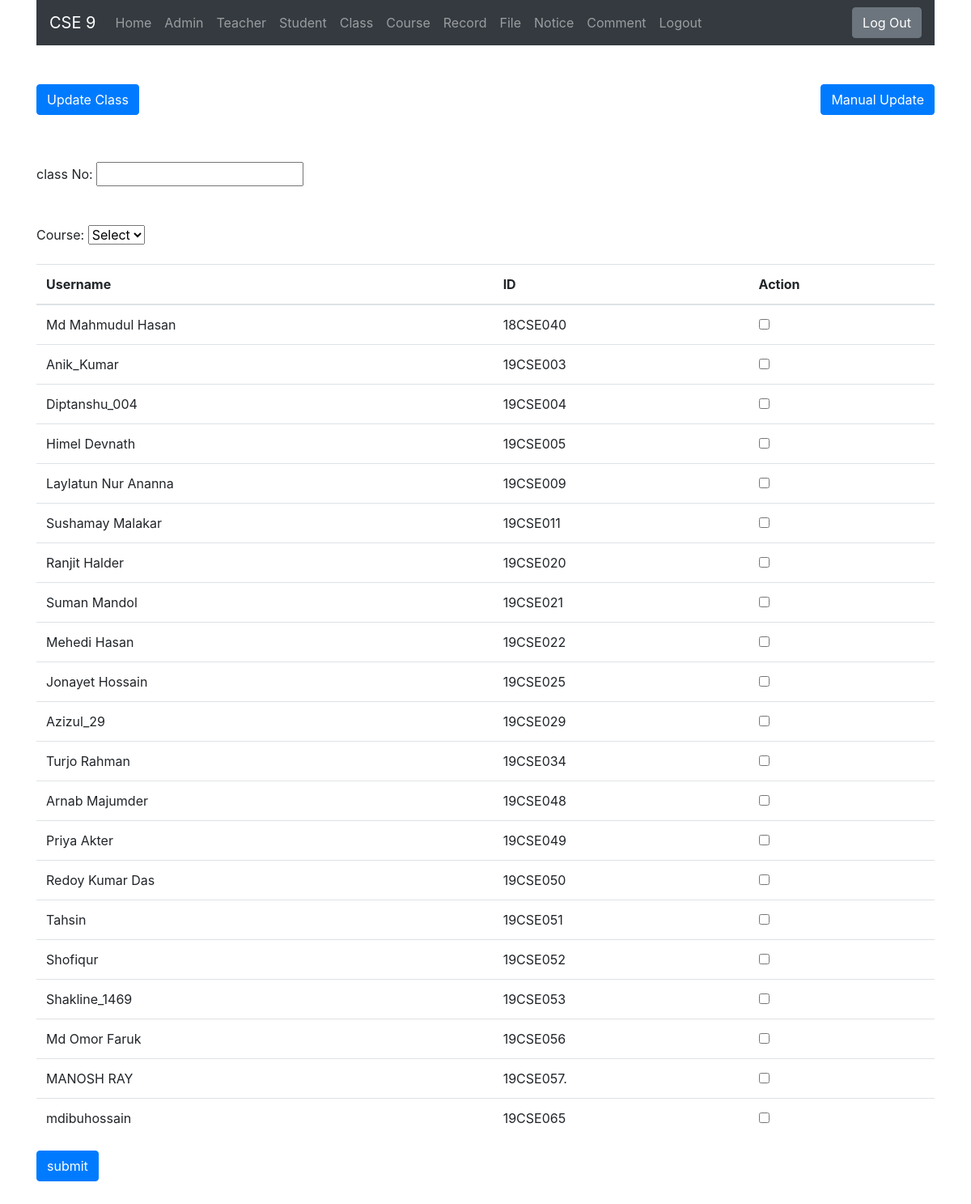
/main/class.php (signed in), run on the app's committed database.
### tables this page shows
CREATE TABLE `student` (
  `id` int(11) NOT NULL AUTO_INCREMENT,
  `username` varchar(255) NOT NULL,
  `roll` varchar(255) NOT NULL,
  `image` varchar(255) NOT NULL,
  `number` int(255) NOT NULL,
  `dis` varchar(255) NOT NULL,
  PRIMARY KEY (`id`)
);

### lib/Database.php (called while the page is built, shortened)
<?php
Class Database{
	public $host   = DB_HOST;
	public $user   = DB_USER;
	public $pass   = DB_PASS;
	public $dbname = DB_NAME;
	public $link;
	private function connectDB(){
	$this->link = new mysqli($this->host, $this->user, $this->pass, $this->dbname);
 }
	public function select($query){
		$result = $this->link->query($query) or die($this->link->error.__LINE__);
		if($result->num_rows > 0){
			return $result;
		} else {
			return false;
		}
	}
}

### main/class.php (the view, shortened to what this page needs)
<?php include "header.php"; ?>
<br><br>
<a href="class update.php" class="float-left btn btn-primary">Update Class</a>
<a href="manualClassUpdate.php" class="float-right btn btn-primary">Manual Update</a>
<form action="" method="post">
    <br><br>
    <br><br>
    class No: <input type="number" name="num" min="0">
    <br><br><br>
    Course:
    <select name="teacher" id="">
        <option value="" selected>Select</option>
    </select>
    <br><br>
    <table class="table">
        <thead>
            <tr>
                <th>Username</th>
                <th>ID</th>
                <th>Action</th>
            </tr>
        </thead>
        <tbody>
            <?php
            $quarry = "SELECT * FROM student ORDER BY roll ASC";
            $show = $db->select($quarry);
            if ($show) {
                while ($result = $show->fetch_assoc()) {
            ?>
                    <tr>
                        <td><?php echo $result['username']; ?></td>
                        <td><?php echo $result['roll']; ?></td>
                        <td>
                            <input type="checkbox" name="action[]" value="<?php echo $result['id']; ?>">
                        </td>
                    </tr>
            <?php
                }
            }
            ?>
        </tbody>
    </table>
    <input type="submit" class="btn btn-primary" value="submit">
</form>
<br><br>
</div>
</body>
</html>

### data on the page
student: username "Md Mahmudul Hasan", roll "18CSE040"
student: username "Anik_Kumar", roll "19CSE003"
student: username "Diptanshu_004", roll "19CSE004"
student: username "Himel Devnath", roll "19CSE005"
student: username "Laylatun Nur Ananna", roll "19CSE009"
student: username "Sushamay Malakar", roll "19CSE011"
student: username "Ranjit Halder", roll "19CSE020"
student: username "Suman Mandol", roll "19CSE021"
student: username "Mehedi Hasan", roll "19CSE022"
student: username "Jonayet Hossain", roll "19CSE025"
student: username "Azizul_29", roll "19CSE029"
student: username "Turjo Rahman", roll "19CSE034"
student: username "Arnab Majumder", roll "19CSE048"
student: username "Priya Akter", roll "19CSE049"
student: username "Redoy Kumar Das", roll "19CSE050"
student: username "Tahsin", roll "19CSE051"
student: username "Shofiqur", roll "19CSE052"
student: username "Shakline_1469", roll "19CSE053"
student: username "Md Omor Faruk", roll "19CSE056"
student: username "MANOSH RAY", roll "19CSE057."
student: username "mdibuhossain", roll "19CSE065"
